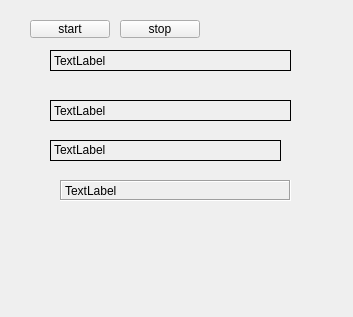
<?xml version="1.0" encoding="UTF-8"?>
<ui version="4.0">
 <class>lab11</class>
 <widget class="QWidget" name="lab11">
  <property name="geometry">
   <rect>
    <x>0</x>
    <y>0</y>
    <width>353</width>
    <height>317</height>
   </rect>
  </property>
  <property name="windowTitle">
   <string>lab11</string>
  </property>
  <widget class="mylabel" name="label">
   <property name="geometry">
    <rect>
     <x>50</x>
     <y>50</y>
     <width>241</width>
     <height>21</height>
    </rect>
   </property>
   <property name="frameShape">
    <enum>QFrame::Box</enum>
   </property>
   <property name="text">
    <string>TextLabel</string>
   </property>
  </widget>
  <widget class="QLabel" name="label_2">
   <property name="geometry">
    <rect>
     <x>50</x>
     <y>100</y>
     <width>241</width>
     <height>21</height>
    </rect>
   </property>
   <property name="frameShape">
    <enum>QFrame::Box</enum>
   </property>
   <property name="text">
    <string>TextLabel</string>
   </property>
  </widget>
  <widget class="QLabel" name="label_3">
   <property name="geometry">
    <rect>
     <x>50</x>
     <y>140</y>
     <width>231</width>
     <height>21</height>
    </rect>
   </property>
   <property name="focusPolicy">
    <enum>Qt::TabFocus</enum>
   </property>
   <property name="frameShape">
    <enum>QFrame::Box</enum>
   </property>
   <property name="text">
    <string>TextLabel</string>
   </property>
  </widget>
  <widget class="QLabel" name="label_4">
   <property name="geometry">
    <rect>
     <x>60</x>
     <y>180</y>
     <width>231</width>
     <height>21</height>
    </rect>
   </property>
   <property name="frameShape">
    <enum>QFrame::Box</enum>
   </property>
   <property name="frameShadow">
    <enum>QFrame::Sunken</enum>
   </property>
   <property name="text">
    <string>TextLabel</string>
   </property>
  </widget>
  <widget class="QPushButton" name="btn_stop">
   <property name="geometry">
    <rect>
     <x>120</x>
     <y>20</y>
     <width>80</width>
     <height>18</height>
    </rect>
   </property>
   <property name="text">
    <string>stop</string>
   </property>
  </widget>
  <widget class="QPushButton" name="btn_start">
   <property name="geometry">
    <rect>
     <x>30</x>
     <y>20</y>
     <width>80</width>
     <height>18</height>
    </rect>
   </property>
   <property name="text">
    <string>start</string>
   </property>
  </widget>
 </widget>
 <customwidgets>
  <customwidget>
   <class>mylabel</class>
   <extends>QLabel</extends>
   <header>mylabel.h</header>
  </customwidget>
 </customwidgets>
 <resources/>
 <connections/>
</ui>
